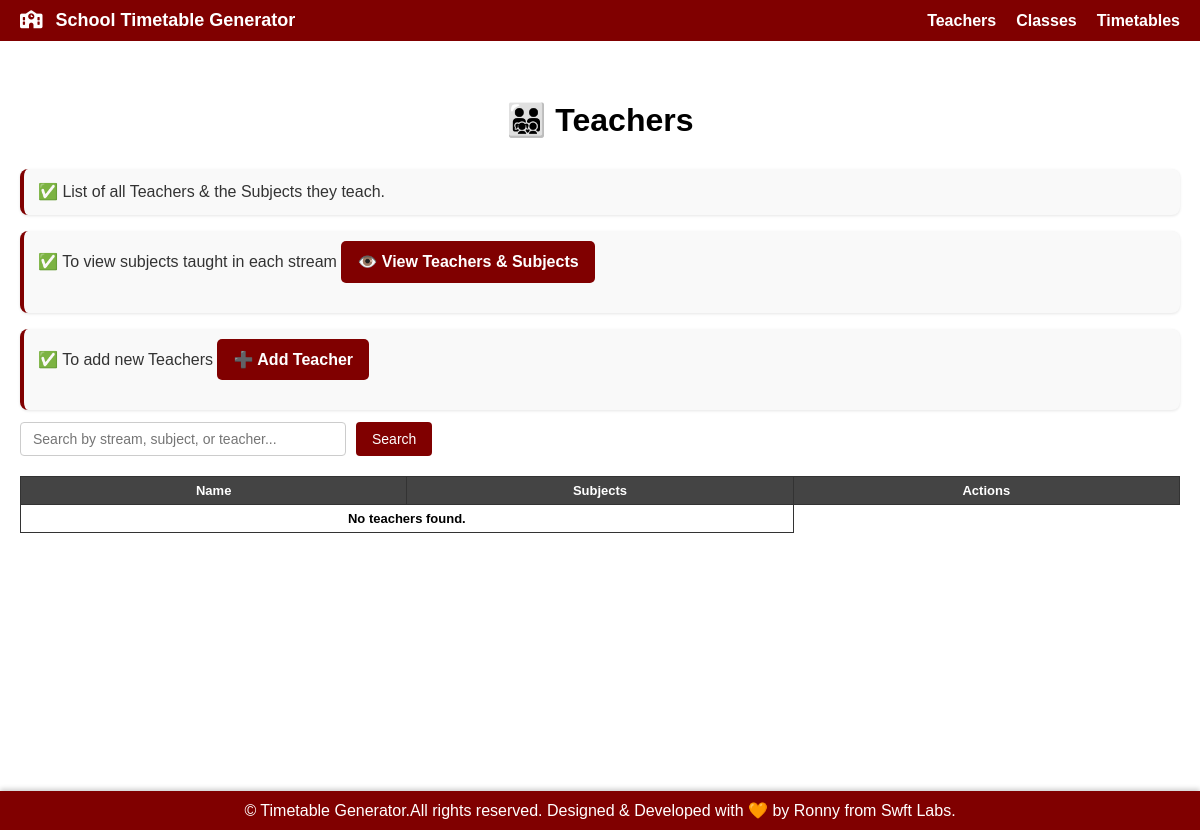
Before: /teachers/?page=2 with the older database file.
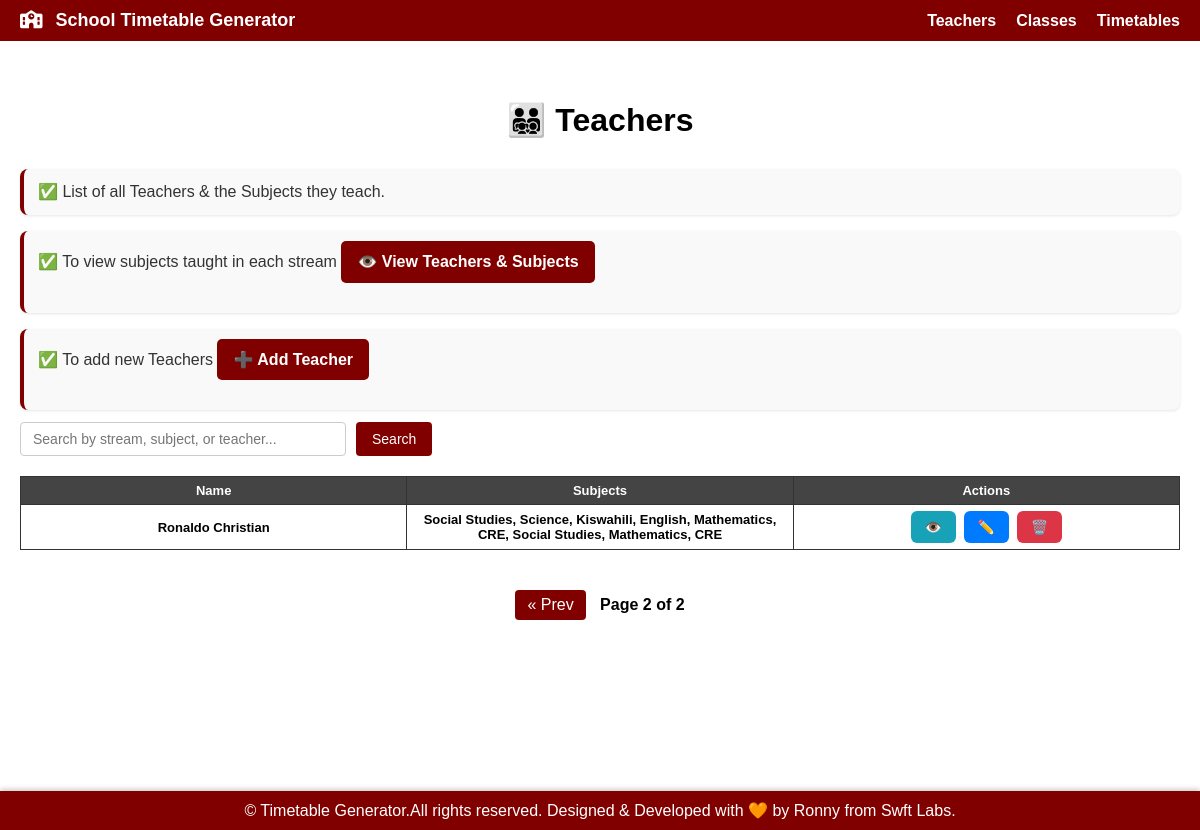
After: the same page with the newer database file.
### timetables/models.py (models this page shows, shortened)
class Teacher(models.Model):
    name = models.CharField(max_length=100)
    teacher_id = models.CharField(max_length=20, unique=True)

class StreamSubjectTeacher(models.Model):
    stream = models.ForeignKey(Stream, on_delete=models.CASCADE)
    subject = models.ForeignKey(Subject, on_delete=models.CASCADE)
    teacher = models.ForeignKey(Teacher, on_delete=models.CASCADE)

class Subject(models.Model):
    name = models.CharField(max_length=100)

### timetables/views.py (the view)
# urls.py: path('teachers/', views.list_teachers, name='teachers'),
def list_teachers(request):
    query = request.GET.get('q', '')
    teachers = Teacher.objects.filter(name__icontains=query) if query else Teacher.objects.all()
    paginator = Paginator(teachers, 10)  # 10 items per page
    page_number = request.GET.get('page')
    page_obj = paginator.get_page(page_number)
    return render(request, 'list_teachers.html', {'teachers': page_obj, 'query': query, 'page_obj': page_obj})

### templates/list_teachers.html (shortened to what this page needs)
{% extends 'base.html' %}
{% block content %}
<h1>👨‍👨‍👧‍👦 Teachers</h1>
<p>✅ List of all Teachers & the Subjects they teach.</p>
<p>✅ To view subjects taught in each stream <a href="{% url 'assignments' %}" class="btn-global"></i>👁️ View Teachers &  Subjects</a></p>
<p>✅ To add new  Teachers <a href="{% url 'add_teacher' %}" class="btn-global">➕ Add Teacher</a></p>
<form method="get" class="search-form">
    <input type="text" name="q" placeholder="Search by stream, subject, or teacher..." value="{{ query|default:'' }}">
    <button type="submit">Search</button>
</form>
<table>
  <tr>
    <th>Name</th>
    <th>Subjects</th>
        <th>Actions</th>
  </tr>
  {% for teacher in teachers %}
    <tr>
      <td>{{ teacher.name }}</td>
      <td>
        {% for stt in teacher.streamsubjectteacher_set.all %}
          {{ stt.subject.name }}{% if not forloop.last %}, {% endif %}
        {% empty %}
          N/A
        {% endfor %}
      </td>
       <td>
        <a href="{% url 'view_teacher' teacher.id %}" class="action-btn view">👁️</a>
        <a href="{% url 'edit_teacher' teacher.id %}" class="action-btn edit">✏️</a>
        <a href="{% url 'delete_teacher' teacher.id %}" class="action-btn delete">🗑️</a>
      </td>
    </tr>
  {% empty %}
    <tr><td colspan="2">No teachers found.</td></tr>
  {% endfor %}
</table>
{% if page_obj.has_other_pages %}
<div class="pagination">
  {% if page_obj.has_previous %}
    <a href="?page={{ page_obj.previous_page_number }}{% if query %}&q={{ query }}{% endif %}">&laquo; Prev</a>
  {% endif %}
  <span>Page {{ page_obj.number }} of {{ page_obj.paginator.num_pages }}</span>
</div>
{% endif %}
{% endblock %}

Changed rows visible on the page:
added Teacher: name "Ronaldo Christian"
added StreamSubjectTeacher: subject.name "Social Studies"
added StreamSubjectTeacher: subject.name "Science"
added StreamSubjectTeacher: subject.name "Kiswahili"
added StreamSubjectTeacher: subject.name "English"
added StreamSubjectTeacher: subject.name "Mathematics"
added StreamSubjectTeacher: subject.name "CRE"
added StreamSubjectTeacher: subject.name "Social Studies"
added StreamSubjectTeacher: subject.name "Mathematics"
added StreamSubjectTeacher: subject.name "CRE"
Other visible differences:
{{ page_obj.number }}: (not shown) → "2"
{{ page_obj.paginator.num_pages }}: (not shown) → "2"
text no longer shown: "No teachers found."
text now shown: "« Prev Page of"
